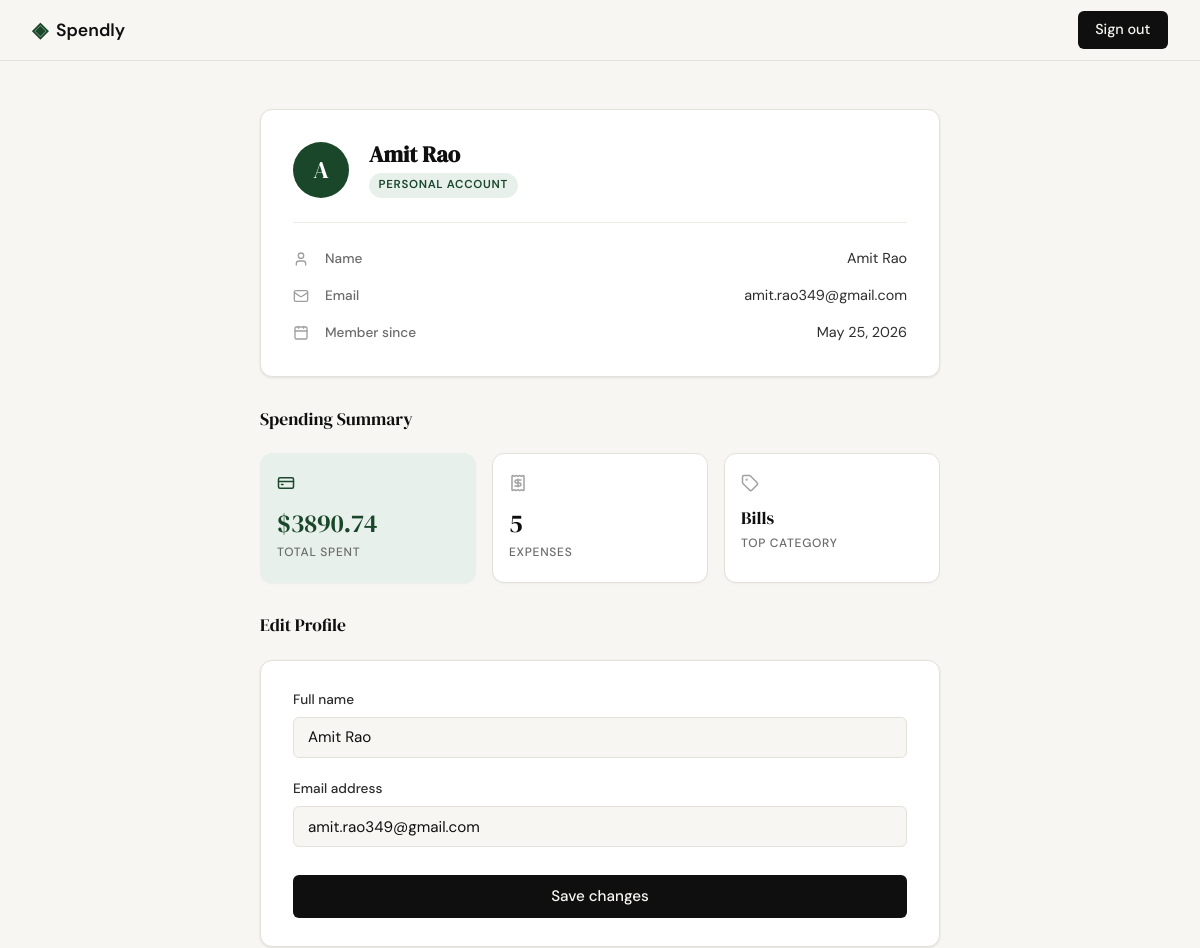
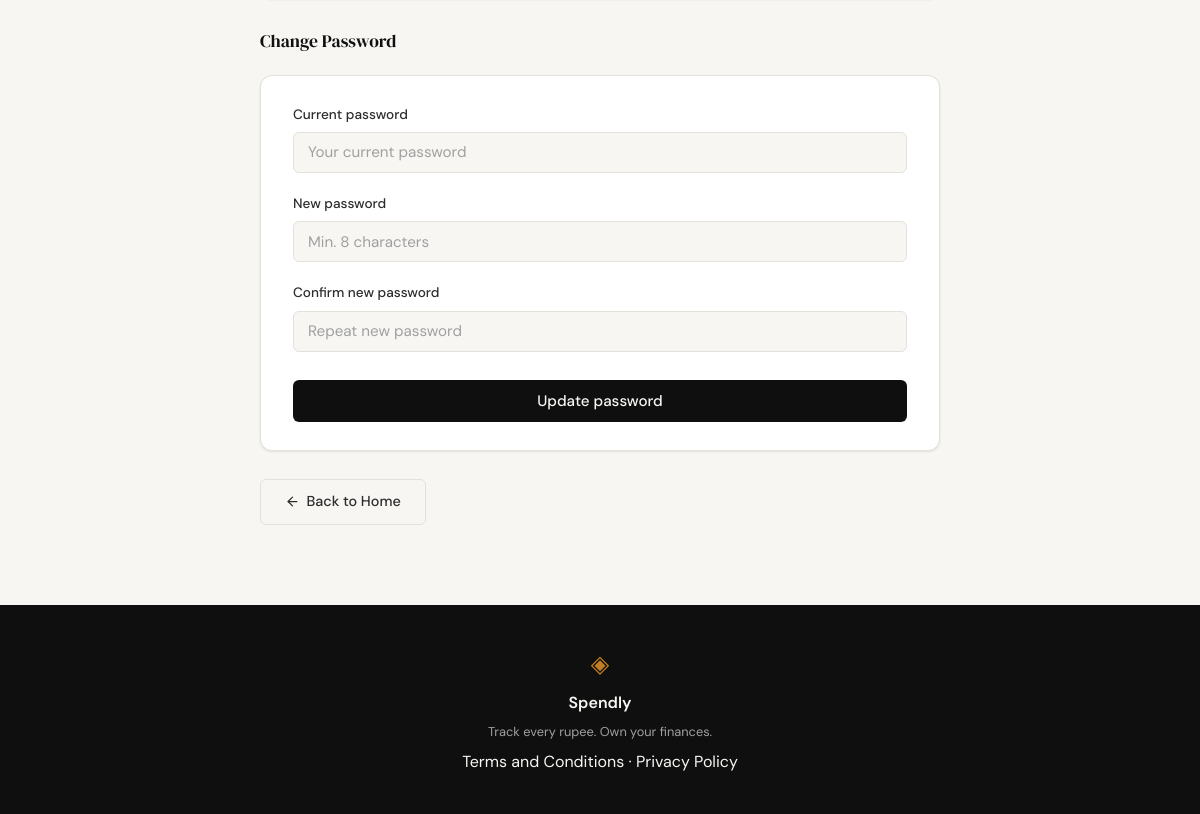
Screenshot of /profile (signed in) with the database file from the repository (2 pictures, top to bottom).
### tables this page shows
CREATE TABLE users (
            id            INTEGER PRIMARY KEY AUTOINCREMENT,
            name          TEXT    NOT NULL,
            email         TEXT    UNIQUE NOT NULL,
            password_hash TEXT    NOT NULL,
            created_at    TEXT    DEFAULT (datetime('now'))
        );

### app.py (the view)
@app.route("/profile")
def profile():
    user_id = session.get("user_id")
    if not user_id:
        abort(401)
    user         = get_user_by_id(user_id)
    summary      = get_expense_summary(user_id)
    member_since = datetime.strptime(user["created_at"][:10], "%Y-%m-%d").strftime("%B %d, %Y")
    total_spent  = f"{summary['total_spent']:.2f}"
    return render_template(
        "profile.html",
        user=user,
        summary=summary,
        member_since=member_since,
        total_spent=total_spent,
    )

### database/db.py (called while the page is built)
def get_db():
    conn = sqlite3.connect(DB_PATH)
    conn.row_factory = sqlite3.Row
    conn.execute("PRAGMA foreign_keys = ON")
    return conn

def get_user_by_id(user_id):
    conn = get_db()
    row = conn.execute("SELECT * FROM users WHERE id = ?", (user_id,)).fetchone()
    conn.close()
    return row

def get_expense_summary(user_id):
    conn = get_db()
    totals = conn.execute(
        "SELECT COALESCE(SUM(amount), 0.0), COUNT(*) FROM expenses WHERE user_id = ?",
        (user_id,),
    ).fetchone()
    top_row = conn.execute(
        """
        SELECT category
        FROM expenses
        WHERE user_id = ?
        GROUP BY category
        ORDER BY SUM(amount) DESC
        LIMIT 1
        """,
        (user_id,),
    ).fetchone()
    conn.close()
    return {
        "total_spent":   float(totals[0]),
        "expense_count": int(totals[1]),
        "top_category":  top_row[0] if top_row else None,
    }

### templates/profile.html (shortened to what this page needs)
{% extends "base.html" %}
{% block head %}
<link rel="stylesheet" href="{{ url_for('static', filename='css/profile.css') }}">
{% endblock %}
{% block content %}
<div class="profile-page">
    <div class="profile-inner">
        <section class="profile-card">
            <div class="profile-card-top">
                <div class="profile-avatar">{{ user.name[0] | upper }}</div>
                <div class="profile-identity">
                    <h1 class="profile-name">{{ user.name }}</h1>
                    <span class="profile-badge">Personal Account</span>
                </div>
            </div>
            <div class="profile-divider"></div>
            <div class="profile-fields">
                <div class="profile-field">
                    <span class="profile-field-icon"><i data-lucide="user"></i></span>
                    <span class="profile-field-label">Name</span>
                    <span class="profile-field-value">{{ user.name }}</span>
                </div>
                <div class="profile-field">
                    <span class="profile-field-icon"><i data-lucide="mail"></i></span>
                    <span class="profile-field-label">Email</span>
                    <span class="profile-field-value">{{ user.email }}</span>
                </div>
                <div class="profile-field">
                    <span class="profile-field-icon"><i data-lucide="calendar"></i></span>
                    <span class="profile-field-label">Member since</span>
                    <span class="profile-field-value">{{ member_since }}</span>
                </div>
            </div>
        </section>
        <div class="profile-section-label">Spending Summary</div>
        <div class="summary-strip">
            <div class="stat-tile stat-tile--accent">
                <div class="stat-tile-icon"><i data-lucide="credit-card"></i></div>
                <span class="stat-value">${{ total_spent }}</span>
                <span class="stat-label">Total Spent</span>
            </div>
            <div class="stat-tile">
                <div class="stat-tile-icon"><i data-lucide="receipt"></i></div>
                <span class="stat-value">{{ summary.expense_count }}</span>
                <span class="stat-label">Expenses</span>
            </div>
            <div class="stat-tile">
                <div class="stat-tile-icon"><i data-lucide="tag"></i></div>
                <span class="stat-value stat-value--category">
                    {% if summary.top_category %}{{ summary.top_category }}{% else %}—{% endif %}
                </span>
                <span class="stat-label">Top Category</span>
            </div>
        </div>
        <div class="profile-section-label">Edit Profile</div>
        <div class="profile-edit-panel">
            <form method="POST" action="{{ url_for('profile_edit') }}">
                <div class="form-group">
                    <label for="name">Full name</label>
                    <input type="text" id="name" name="name"
                           class="form-input" value="{{ user.name }}" required>
                </div>
                <div class="form-group">
                    <label for="email">Email address</label>
                    <input type="email" id="email" name="email"
                           class="form-input" value="{{ user.email }}" required>
                </div>
                <button type="submit" class="btn-submit">Save changes</button>
            </form>
        </div>
        <div class="profile-section-label">Change Password</div>
        <div class="profile-edit-panel">
            <form method="POST" action="{{ url_for('profile_password') }}">
                <div class="form-group">
                    <label for="current_password">Current password</label>
                    <input type="password" id="current_password" name="current_password"
                           class="form-input" placeholder="Your current password" required>
                </div>
                <div class="form-group">
                    <label for="new_password">New password</label>
                    <input type="password" id="new_password" name="new_password"
                           class="form-input" placeholder="Min. 8 characters" required>
                </div>
                <div class="form-group">
                    <label for="confirm_password">Confirm new password</label>
                    <input type="password" id="confirm_password" name="confirm_password"
                           class="form-input" placeholder="Repeat new password" required>
                </div>
                <button type="submit" class="btn-submit">Update password</button>
            </form>
        </div>
        <div class="profile-actions">
            <a href="{{ url_for('landing') }}" class="btn-ghost">
                <i data-lucide="arrow-left"></i>
                Back to Home
            </a>
        </div>
    </div>
</div>
{% endblock %}

### static/css/style.css (style rules this page uses)
:root { --ink: #0f0f0f; --ink-soft: #2d2d2d; --ink-muted: #6b6b6b; --ink-faint: #a0a0a0; --paper: #f7f6f3; --paper-warm: #f0ede6; --paper-card: #ffffff; --accent: #1a472a; --accent-light: #e8f0eb; --accent-2: #c17f24; --accent-2-light: #fdf3e3; --danger: #c0392b; --danger-light: #fdecea; --border: #e4e1da; --border-soft: #eeebe4; --font-display: 'DM Serif Display', Georgia, serif; --font-body: 'DM Sans', system-ui, sans-serif; --max-width: 1200px; --auth-width: 440px; --radius-sm: 6px; --radius-md: 12px; --radius-lg: 20px; }
*, *::before, *::after { box-sizing: border-box; margin: 0; padding: 0; }
html { font-size: 16px; scroll-behavior: smooth; }
body { background: var(--paper); color: var(--ink); font-family: var(--font-body); font-size: 1rem; line-height: 1.6; -webkit-font-smoothing: antialiased; }
a { color: inherit; text-decoration: none; }
.btn-ghost { display: inline-block; background: transparent; color: var(--ink-soft); padding: 0.65rem 1.5rem; border-radius: var(--radius-sm); font-size: 0.9rem; font-weight: 500; border: 1px solid var(--border); transition: all 0.2s; text-decoration: none; }
.form-group { margin-bottom: 1.25rem; }
.form-group label { display: block; font-size: 0.85rem; font-weight: 500; color: var(--ink-soft); margin-bottom: 0.4rem; }
.form-input { width: 100%; padding: 0.6rem 0.875rem; border: 1px solid var(--border); border-radius: var(--radius-sm); font-family: var(--font-body); font-size: 0.95rem; color: var(--ink); background: var(--paper); outline: none; transition: border-color 0.2s; }
.form-input::placeholder { color: var(--ink-faint); }
.btn-submit { width: 100%; padding: 0.7rem; background: var(--ink); color: var(--paper); border: none; border-radius: var(--radius-sm); font-family: var(--font-body); font-size: 0.95rem; font-weight: 500; cursor: pointer; transition: background 0.2s; margin-top: 0.5rem; }

### rows the page displays
users: name "A", name "Amit Rao", email "amit.rao349@gmail.com"

### other values shown
{{ member_since }} "May 25, 2026"
{{ total_spent }} "3890.74"
{{ summary.expense_count }} "5"
{{ summary.top_category }} "Bills"
